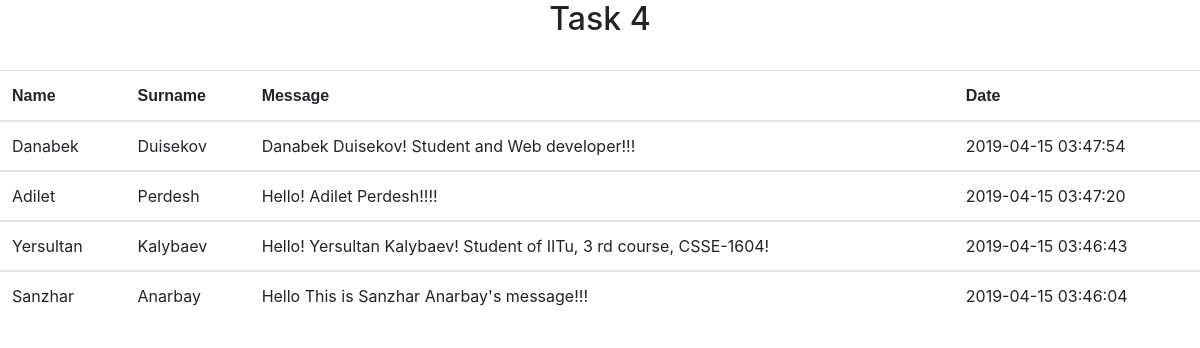
Page /join/index.php on the committed database.
### tables this page shows
CREATE TABLE `users` (
  `u_id` int(11) NOT NULL,
  `u_name` varchar(50) NOT NULL,
  `u_surname` varchar(50) NOT NULL,
  `u_username` varchar(50) NOT NULL,
  `u_password` varchar(50) NOT NULL,
  `u_email` varchar(50) NOT NULL,
  `age` int(11) NOT NULL
);

CREATE TABLE `messages` (
  `m_id` int(11) NOT NULL,
  `m_userid` int(11) NOT NULL,
  `m_message` longtext NOT NULL,
  `m_date` timestamp NOT NULL DEFAULT CURRENT_TIMESTAMP
);

### join/index.php (the view, shortened to what this page needs)
<!doctype html>
<html lang="en">
  <head>
    <link rel="stylesheet" href="css/bootstrap.min.css">
  </head>
  <body>
  <center>
  <h2>  Task 4 </h2><br>
  <table class="table">
       <thead>
      <tr>
          <th scope="col"> <font face="Arial">Name</font> </th>
          <th scope="col"> <font face="Arial">Surname</font> </th>
          <th scope="col"> <font face="Arial">Message</font> </th>
          <th scope="col"> <font face="Arial">Date</font> </th>
      </tr>
	  </thead>
<?php
	include 'db.php';
	$query = $connection->prepare(" SELECT u.u_id, u.u_name, u.u_surname, m.m_userid, m.m_message, m.m_date
                     FROM users u
                     LEFT OUTER JOIN messages m ON m.m_userid = u.u_id
                     ORDER BY m.m_date DESC") or die($mysqli->error);
    $query->execute();
    $messages = $query->fetchAll();
?>
<?php
		 foreach ($messages as $message) {
			 ?>
			<tbody>
				<tr>
                  <td><?php echo $message['u_name']; ?></td>
                  <td><?php echo $message['u_surname']; ?></td>
                  <td><?php echo $message['m_message']; ?></td>
                  <td><?php echo $message['m_date']; ?></td>
              </tr>
			  </tbody>
		<?php }  ?>
	</table>
</center>
<br>
  </body>
</html>

### rows in the picture
users: u_name "Danabek", u_surname "Duisekov", messages.m_message "Danabek Duisekov! Student and Web developer!!!", messages.m_date "2019-04-15 03:47:54"
users: u_name "Adilet", u_surname "Perdesh", messages.m_message "Hello! Adilet Perdesh!!!!", messages.m_date "2019-04-15 03:47:20"
users: u_name "Yersultan", u_surname "Kalybaev", messages.m_message "Hello! Yersultan Kalybaev! Student of IITu, 3 rd course, CSSE-1604!", messages.m_date "2019-04-15 03:46:43"
users: u_name "Sanzhar", u_surname "Anarbay", messages.m_message "Hello This is Sanzhar Anarbay's message!!!", messages.m_date "2019-04-15 03:46:04"
